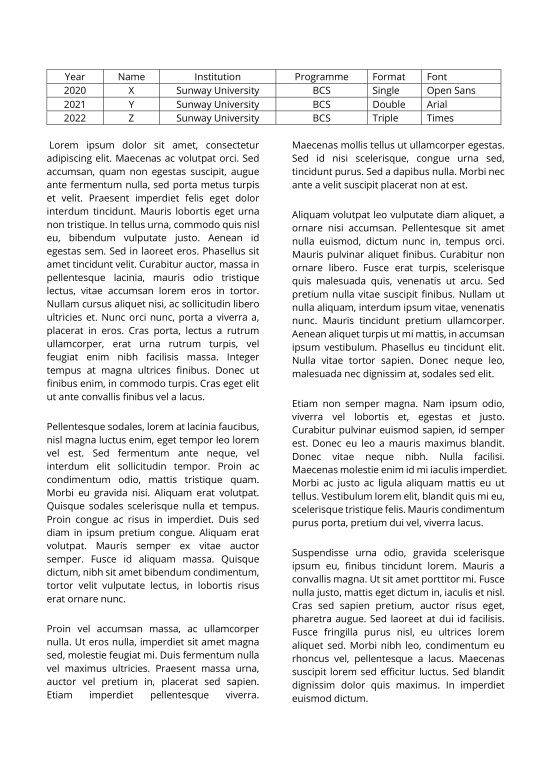
#> input picture partB/004.png, 1654 x 2339 px (shown at 1/3 size)
$ python script.py
#> lines starting #> are read from the running program, lines starting #| are printed output that depends on the picture; after the words box and inside, x2 and y2 are one past the last pixel; in counts of white or black regions, pixels touching at a corner belong together
#> further down, image4 is the input picture: shape (2339, 1654, 3); min 0, max 255, mean 237.5
#imports
import numpy as np
import cv2
from matplotlib import pyplot as pt

#ignore table function
def ignoreTable (image):
    #transform color image to grayscale
    gray = cv2.cvtColor(image,cv2.COLOR_BGR2GRAY)

    #apply adaptive threshold to form binary of backgrond and foreground
    binary = cv2.adaptiveThreshold(gray,255,cv2.ADAPTIVE_THRESH_GAUSSIAN_C, cv2.THRESH_BINARY_INV,51,9)
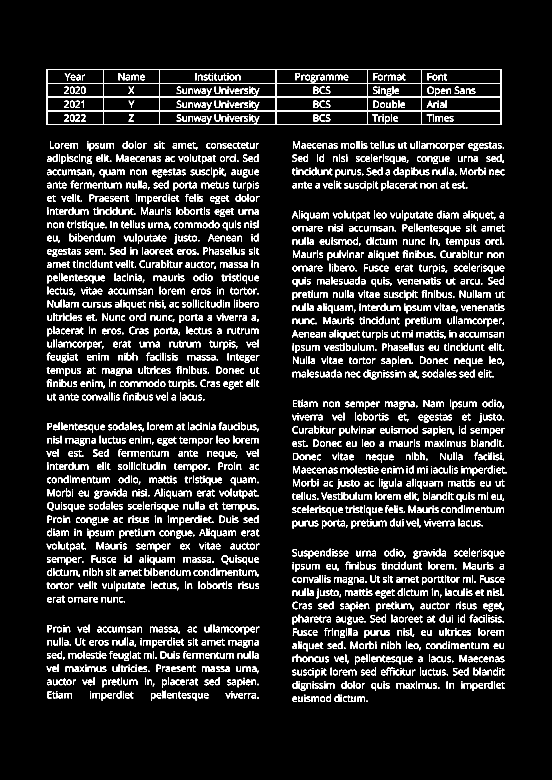
#> binary: shape (2339, 1654) (shown at 1/3 size); 8.6% white; 3420 white regions (382 under 20 px)

    # Find contours of binary image
    cnts = cv2.findContours(binary, cv2.RETR_EXTERNAL, cv2.CHAIN_APPROX_SIMPLE)
#> cnts = 3265 contours, 427 with area under 20; largest, box (x1, y1, x2, y2) and area: (140, 207, 1504, 375) 227621, (665, 1666, 685, 1693) 348, (141, 1506, 161, 1533) 338, (482, 1954, 499, 1976) 301, (658, 1547, 675, 1569) 301
    if len(cnts) == 2:
        cnts = cnts[0]
    else:
        cnts = cnts[1]

    #draw contour
    for c in cnts:
        cv2.drawContours(binary, [c], -1, (255,255,255), -1)
#> this loop made 3265 passes
#> c on passes 1, 3, 4: [[1099, 2102], [1099, 2105], [1102, 2105], [1102, 2102]], [[1022, 2090], [1022, 2105], [1024, 2105], [1024, 2090]], [[913, 2090], [913, 2105], [915, 2105], [915, 2090]]
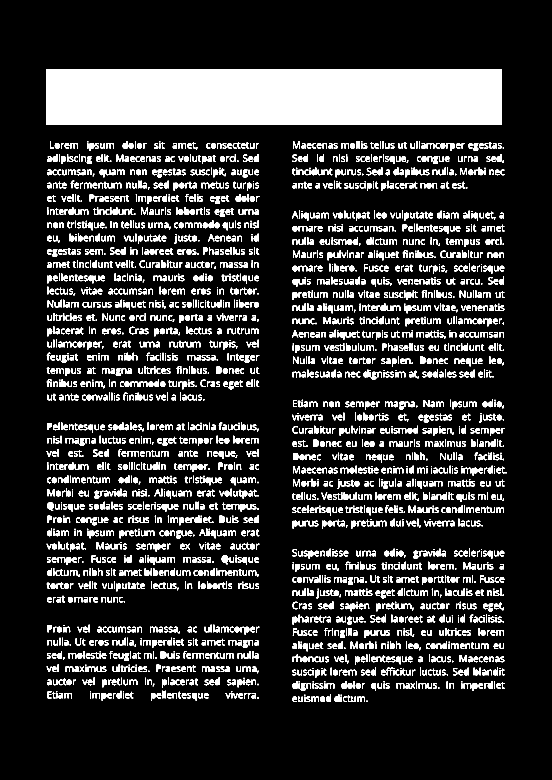
#> binary: shape (2339, 1654) (shown at 1/3 size); 15% white; 3265 white regions (370 under 20 px), largest, box (x1, y1, x2, y2) and area: (140, 207, 1504, 375) 229152, (665, 1666, 685, 1693) 384, (141, 1506, 161, 1533) 373

    # apply opening morphology to remove noise(text) from binary image with 9x9 kernel
    kernel = cv2.getStructuringElement(cv2.MORPH_RECT, (9,9))
    opened_binary = cv2.morphologyEx(binary, cv2.MORPH_OPEN, kernel, iterations=4)
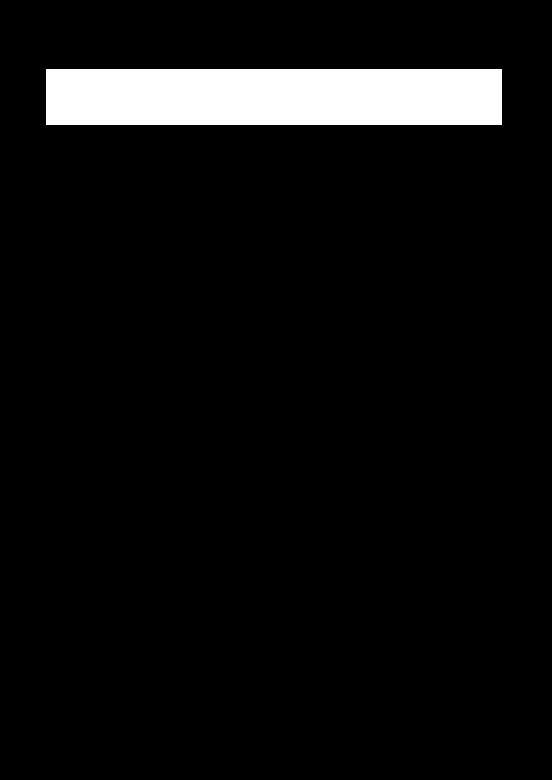
#> opened_binary: shape (2339, 1654) (shown at 1/3 size); 5.9% white; 1 white region

    # find table
    cnts = cv2.findContours(opened_binary, cv2.RETR_EXTERNAL, cv2.CHAIN_APPROX_SIMPLE)
#> cnts = 1 contour; box (x1, y1, x2, y2) and area: (140, 207, 1504, 375) 227621
    if len(cnts) == 2:
        cnts = cnts[0]
#> cnts = [[[140, 207], [140, 374], [1503, 374], [1503, 207]]]
    else:
        cnts = cnts[1]

    # draw white rectangle on image to omit table
    for c in cnts:
        x,y,w,h = cv2.boundingRect(c)
        cv2.rectangle(image, (x, y), (x + w, y + h), (255,255,255), -1)
#> this loop made 1 pass
#> (c, x, y, w, h) on pass 1: ([[140, 207], [140, 374], [1503, 374], [1503, 207]], 140, 207, 1364, 168)
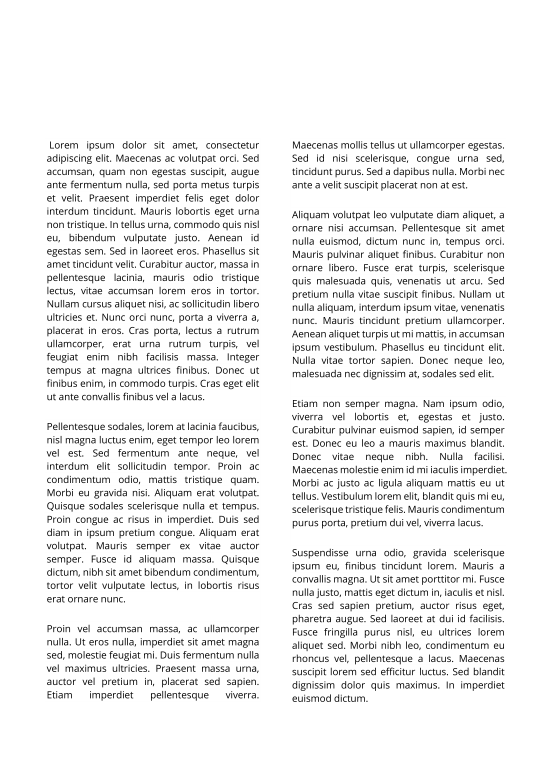
#> image: shape (2339, 1654, 3) (shown at 1/3 size); 0.96% of pixels changed, all inside (x1, y1, x2, y2) = (140, 207, 1504, 375)
    pt.imshow(binary)

    return image


# [95 lines of commented-out code are left out]
image4 = cv2.imread("004.png")
# [9 lines of commented-out code are left out]
ignored4 = ignoreTable(image4)
# [24 lines of commented-out code are left out]

$ run again, with partB/001.png copied over partB/004.png
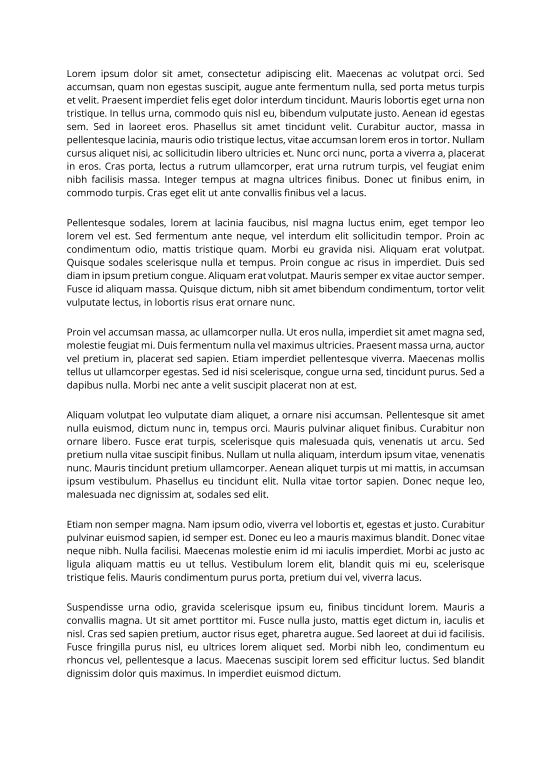
#> input picture partB/001.png, 1654 x 2339 px (shown at 1/3 size)
#> image4 is the input picture: shape (2339, 1654, 3); min 0, max 255, mean 239.1
#> in ignoreTable, `binary = cv2.adaptiveThreshold(gray,255,cv2.ADAPTIVE_THRESH_GAUSSIAN_C..`:
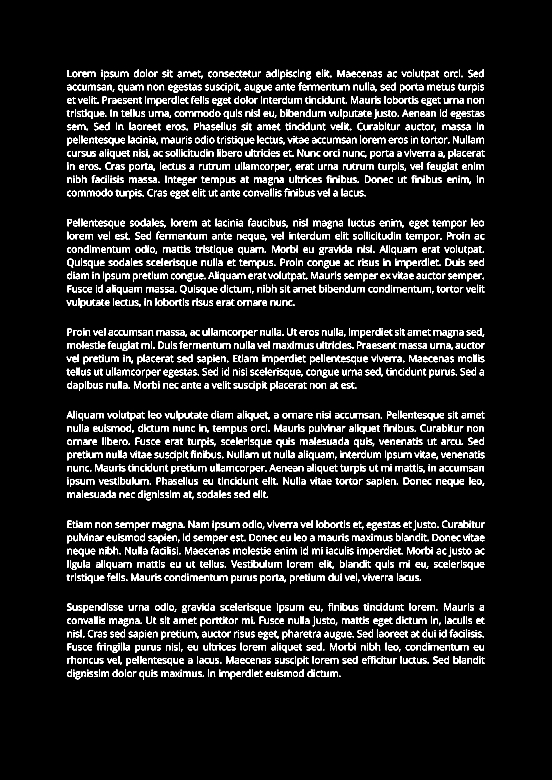
#> binary: shape (2339, 1654) (shown at 1/3 size); 7.8% white; 3267 white regions (370 under 20 px)
#> in ignoreTable, `cnts = cv2.findContours(binary, cv2.RETR_EXTERNAL, cv2.CHAIN_APPROX_SI..`: cnts = 3267 contours, 427 with area under 20; largest, box (x1, y1, x2, y2) and area: (540, 855, 560, 882) 343, (201, 776, 221, 803) 338, (1337, 776, 1354, 798) 301, (1211, 1432, 1228, 1454) 292, (1095, 527, 1112, 549) 292
#> the loop in ignoreTable, `for c in cnts:` made 3267 passes
#> c on passes 3, 6, 11: [[941, 2015], [941, 2030], [943, 2030], [943, 2015]], [[542, 2015], [542, 2030], [544, 2030], [544, 2015]], [[220, 2015], [220, 2030], [222, 2030], [222, 2015]]
#> after the loop in ignoreTable, `for c in cnts:`:
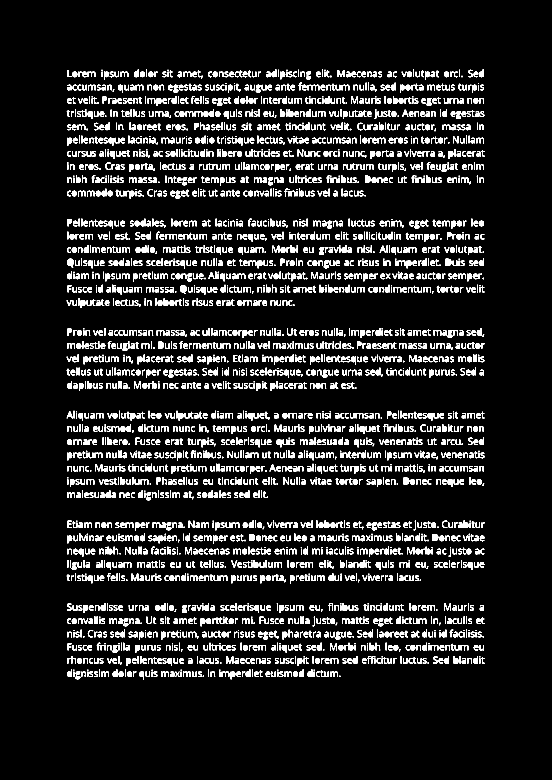
#> binary: shape (2339, 1654) (shown at 1/3 size); 9.1% white; 3267 white regions (370 under 20 px), largest, box (x1, y1, x2, y2) and area: (540, 855, 560, 882) 378, (201, 776, 221, 803) 374, (1337, 776, 1354, 798) 334
#> opened_binary: shape (2339, 1654); every value is 0
#> in ignoreTable, `cnts = cv2.findContours(opened_binary, cv2.RETR_EXTERNAL, cv2.CHAIN_AP..`: cnts = 0 contours
#> in ignoreTable, `cnts = cnts[0]`: cnts = []

$ run again, with partB/002.png copied over partB/004.png
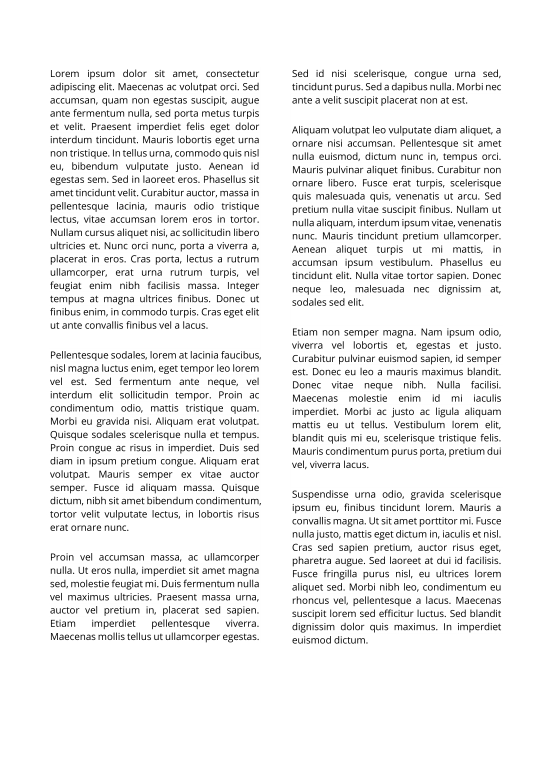
#> input picture partB/002.png, 1654 x 2339 px (shown at 1/3 size)
#> image4 is the input picture: shape (2339, 1654, 3); min 0, max 255, mean 239.1
#> in ignoreTable, `binary = cv2.adaptiveThreshold(gray,255,cv2.ADAPTIVE_THRESH_GAUSSIAN_C..`:
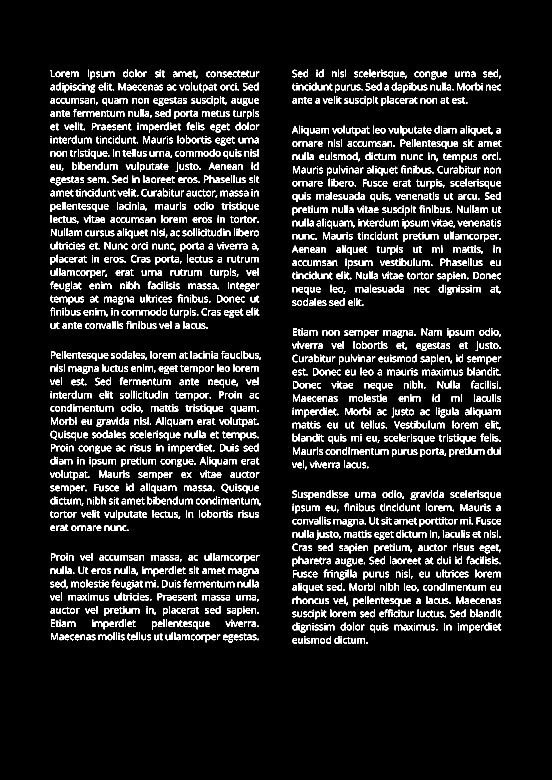
#> binary: shape (2339, 1654) (shown at 1/3 size); 7.8% white; 3269 white regions (369 under 20 px)
#> in ignoreTable, `cnts = cv2.findContours(binary, cv2.RETR_EXTERNAL, cv2.CHAIN_APPROX_SI..`: cnts = 3269 contours, 426 with area under 20; largest, box (x1, y1, x2, y2) and area: (665, 1451, 685, 1478) 343, (151, 1292, 171, 1319) 338, (486, 1740, 503, 1762) 292, (660, 1332, 677, 1354) 292, (939, 1104, 956, 1126) 292
#> the loop in ignoreTable, `for c in cnts:` made 3269 passes
#> c on passes 1, 3, 4: [[1099, 1927], [1099, 1930], [1102, 1930], [1102, 1927]], [[1022, 1915], [1022, 1930], [1024, 1930], [1024, 1915]], [[913, 1915], [913, 1930], [915, 1930], [915, 1915]]
#> after the loop in ignoreTable, `for c in cnts:`:
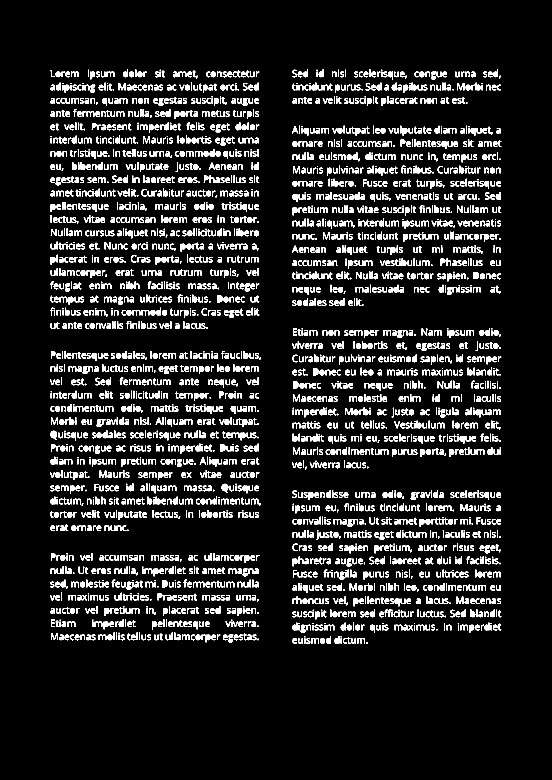
#> binary: shape (2339, 1654) (shown at 1/3 size); 9.1% white; 3269 white regions (369 under 20 px), largest, box (x1, y1, x2, y2) and area: (665, 1451, 685, 1478) 378, (151, 1292, 171, 1319) 373, (651, 885, 668, 907) 324
#> opened_binary: shape (2339, 1654); every value is 0
#> in ignoreTable, `cnts = cv2.findContours(opened_binary, cv2.RETR_EXTERNAL, cv2.CHAIN_AP..`: cnts = 0 contours
#> in ignoreTable, `cnts = cnts[0]`: cnts = []

$ run again, with partB/003.png copied over partB/004.png
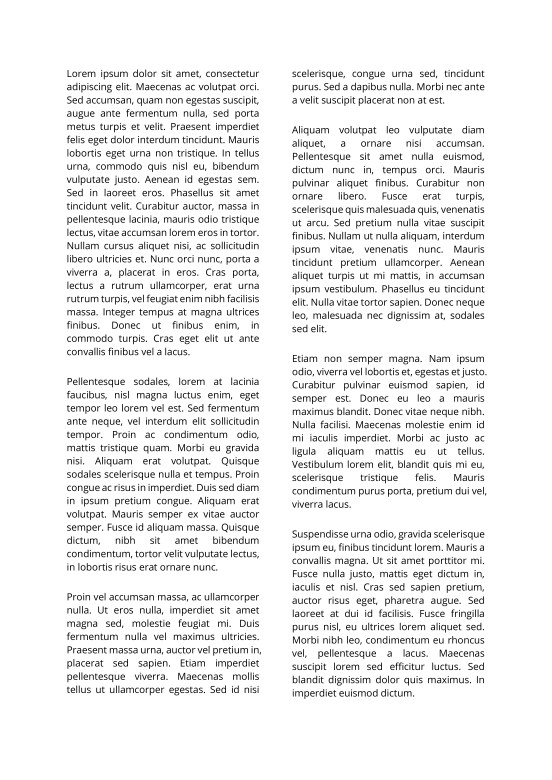
#> input picture partB/003.png, 1654 x 2339 px (shown at 1/3 size)
#> image4 is the input picture: shape (2339, 1654, 3); min 0, max 255, mean 239.1
#> in ignoreTable, `binary = cv2.adaptiveThreshold(gray,255,cv2.ADAPTIVE_THRESH_GAUSSIAN_C..`:
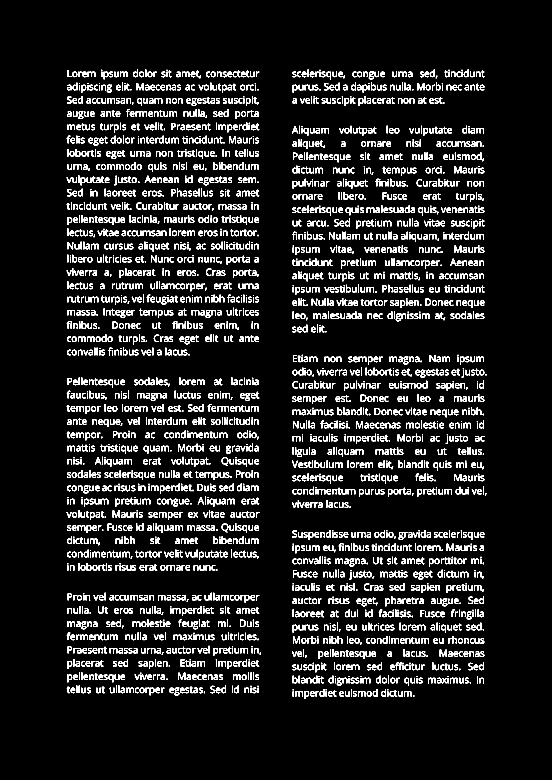
#> binary: shape (2339, 1654) (shown at 1/3 size); 7.8% white; 3268 white regions (370 under 20 px)
#> in ignoreTable, `cnts = cv2.findContours(binary, cv2.RETR_EXTERNAL, cv2.CHAIN_APPROX_SI..`: cnts = 3268 contours, 427 with area under 20; largest, box (x1, y1, x2, y2) and area: (665, 1570, 685, 1597) 343, (665, 1371, 685, 1398) 343, (720, 1859, 737, 1881) 302, (592, 1452, 609, 1473) 286, (1124, 1224, 1141, 1245) 286
#> the loop in ignoreTable, `for c in cnts:` made 3268 passes
#> c on passes 1, 3, 4: [[1239, 2086], [1239, 2089], [1242, 2089], [1242, 2086]], [[1162, 2074], [1162, 2089], [1164, 2089], [1164, 2074]], [[1053, 2074], [1053, 2089], [1055, 2089], [1055, 2074]]
#> after the loop in ignoreTable, `for c in cnts:`:
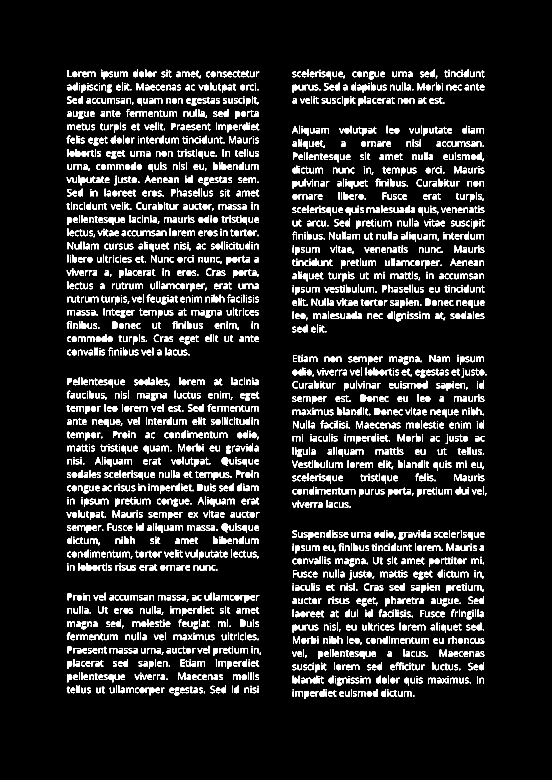
#> binary: shape (2339, 1654) (shown at 1/3 size); 9.1% white; 3268 white regions (370 under 20 px), largest, box (x1, y1, x2, y2) and area: (665, 1371, 685, 1398) 378, (665, 1570, 685, 1597) 378, (720, 1859, 737, 1881) 335
#> opened_binary: shape (2339, 1654); every value is 0
#> in ignoreTable, `cnts = cv2.findContours(opened_binary, cv2.RETR_EXTERNAL, cv2.CHAIN_AP..`: cnts = 0 contours
#> in ignoreTable, `cnts = cnts[0]`: cnts = []
